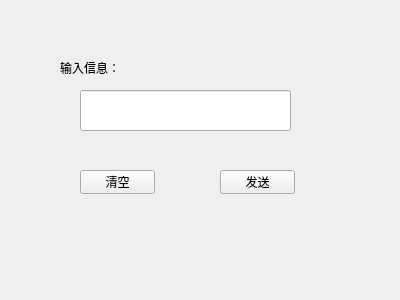
<?xml version="1.0" encoding="UTF-8"?>
<ui version="4.0">
 <class>Chat</class>
 <widget class="QWidget" name="Chat">
  <property name="geometry">
   <rect>
    <x>0</x>
    <y>0</y>
    <width>400</width>
    <height>300</height>
   </rect>
  </property>
  <property name="windowTitle">
   <string>Form</string>
  </property>
  <widget class="QLabel" name="label">
   <property name="geometry">
    <rect>
     <x>60</x>
     <y>60</y>
     <width>71</width>
     <height>16</height>
    </rect>
   </property>
   <property name="text">
    <string>输入信息：</string>
   </property>
  </widget>
  <widget class="QLineEdit" name="lineEdit">
   <property name="geometry">
    <rect>
     <x>80</x>
     <y>90</y>
     <width>211</width>
     <height>41</height>
    </rect>
   </property>
  </widget>
  <widget class="QPushButton" name="clearButton">
   <property name="geometry">
    <rect>
     <x>80</x>
     <y>170</y>
     <width>75</width>
     <height>24</height>
    </rect>
   </property>
   <property name="text">
    <string>清空</string>
   </property>
  </widget>
  <widget class="QPushButton" name="sendButton">
   <property name="geometry">
    <rect>
     <x>220</x>
     <y>170</y>
     <width>75</width>
     <height>24</height>
    </rect>
   </property>
   <property name="text">
    <string>发送</string>
   </property>
  </widget>
 </widget>
 <resources/>
 <connections/>
</ui>
